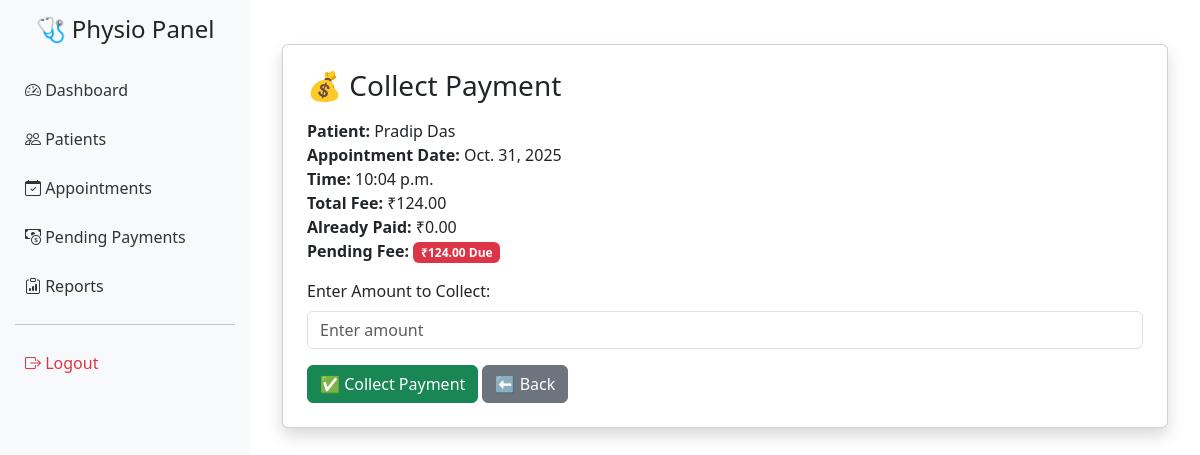
Page /appointment/2/payment/ (signed in) on the committed database.
### core/models.py (models this page shows, shortened)
class Appointment(models.Model):
    STATUS_CHOICES = [
        ('Pending', 'Pending'),
        ('Attended', 'Attended'),
        ('Absent', 'Absent'),
    ]
    patient = models.ForeignKey(Patient, on_delete=models.CASCADE)
    date = models.DateField()
    time = models.TimeField()
    status = models.CharField(max_length=10, choices=STATUS_CHOICES, default='Pending')
    fee_paid = models.DecimalField(max_digits=8, decimal_places=2, default=0)
    fee_due = models.DecimalField(max_digits=8, decimal_places=2, default=0)
    notes = models.TextField(blank=True, null=True)

class Patient(models.Model):
    STATUS_CHOICES = [
        ('New', 'New'),
        ('Regular', 'Regular'),
        ('Critical', 'Critical'),
    ]
    name = models.CharField(max_length=100)
    contact = models.CharField(max_length=15)
    address = models.TextField(blank=True, null=True)
    medical_notes = models.TextField(blank=True, null=True)
    status = models.CharField(max_length=10, choices=STATUS_CHOICES, default='New')
    total_fee = models.DecimalField(max_digits=8, decimal_places=2, default=0)
    pending_fee = models.DecimalField(max_digits=8, decimal_places=2, default=0)
    notes = models.TextField(blank=True, null=True)

### core/views.py (the view, shortened to what this page needs)
# urls.py: path('appointment/<int:appointment_id>/payment/', views.collect_payment, name='collect_payment'),
@login_required
def collect_payment(request, appointment_id):
    appointment = get_object_or_404(Appointment, id=appointment_id)
    patient = appointment.patient  # Shortcut
    return render(request, 'collect_payment.html', {'appointment': appointment})

### templates/collect_payment.html (shortened to what this page needs)
{% extends 'base.html' %}
{% block content %}
<div class="container mt-4">
    <div class="card shadow p-4">
        <h3 class="mb-3">💰 Collect Payment</h3>
        <div class="mb-3">
            <strong>Patient:</strong> {{ appointment.patient.name }} <br>
            <strong>Appointment Date:</strong> {{ appointment.date }} <br>
            <strong>Time:</strong> {{ appointment.time }} <br>
            <strong>Total Fee:</strong> ₹{{ appointment.patient.total_fee }} <br>
            <strong>Already Paid:</strong> ₹{{ appointment.fee_paid }} <br>
            <strong>Pending Fee:</strong>
            {% if appointment.fee_due > 0 %}
                <span class="badge bg-danger">₹{{ appointment.fee_due }} Due</span>
            {% else %}
                <span class="badge bg-success">No Due</span>
            {% endif %}
        </div>
        {% if appointment.fee_due > 0 %}
        <form method="POST">
            <div class="mb-3">
                <label for="amount" class="form-label">Enter Amount to Collect:</label>
                <input type="number" step="0.01" name="amount" class="form-control" placeholder="Enter amount" required>
            </div>
            <button type="submit" class="btn btn-success">✅ Collect Payment</button>
            <a href="{% url 'dashboard' %}" class="btn btn-secondary">⬅ Back</a>
        </form>
        {% else %}
        <a href="{% url 'dashboard' %}" class="btn btn-secondary">⬅ Back</a>
        {% endif %}
    </div>
</div>
{% endblock %}

### templates/base.html (style rules this page uses)
body { display: flex; }

### rows in the picture
Appointment: patient.name "Pradip Das", date "Oct. 31, 2025", time "10:04 p.m.", patient.total_fee "124.00", fee_paid "0.00", fee_due "124.00"
